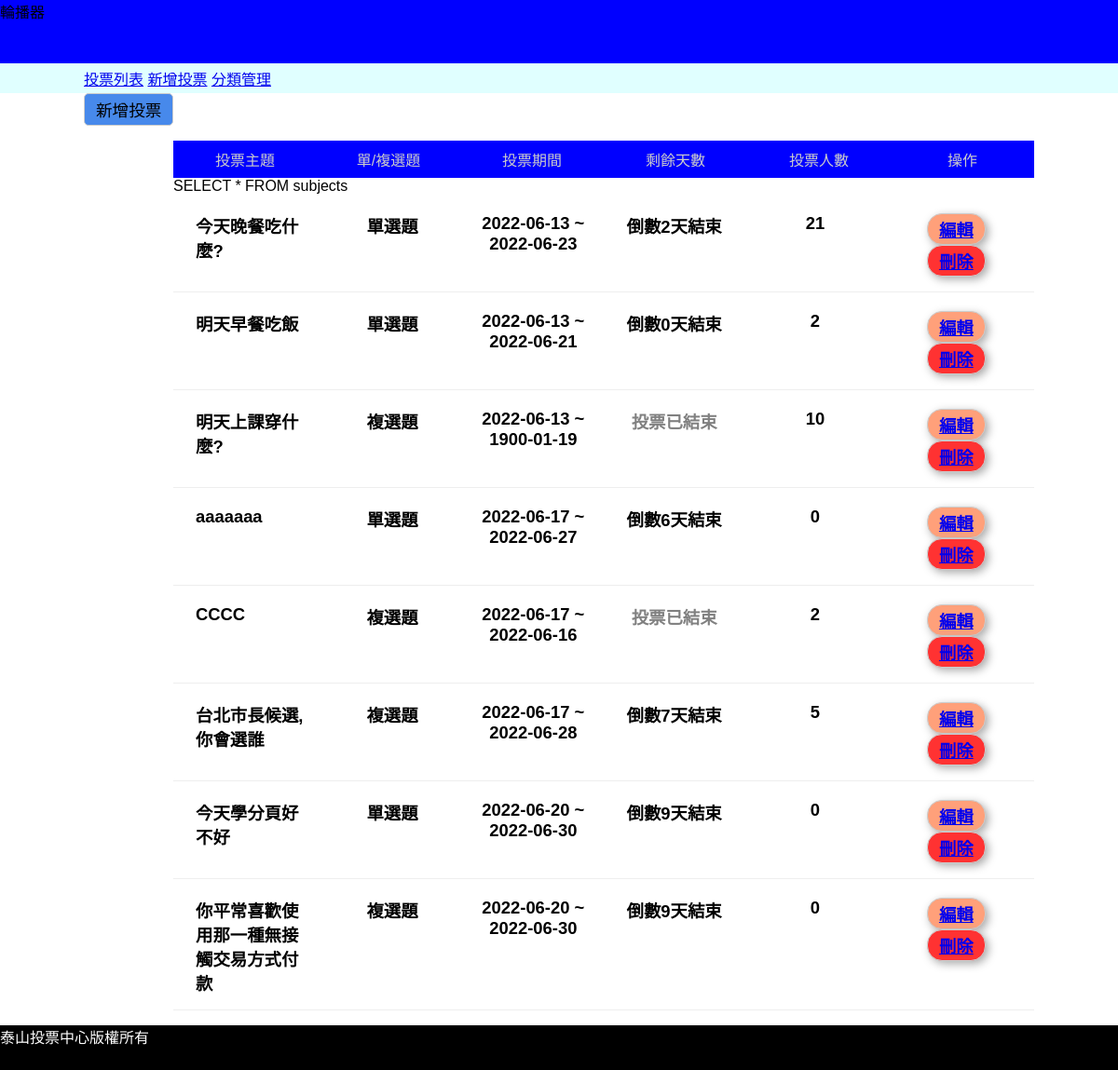
The page /back.php on the database its author committed.
### tables this page shows
CREATE TABLE `subjects` (
  `id` int(11) UNSIGNED NOT NULL,
  `subject` varchar(128) NOT NULL,
  `type_id` int(11) NOT NULL,
  `multiple` tinyint(1) NOT NULL DEFAULT 0,
  `multi_limit` tinyint(2) NOT NULL DEFAULT 1,
  `start` date NOT NULL,
  `end` date NOT NULL,
  `total` int(11) UNSIGNED NOT NULL DEFAULT 0
);

### back.php (the view, shortened to what this page needs)
<?php
include_once "./api/base.php";
?>
<!DOCTYPE html>
<html lang="en">
<head>
    <link rel="stylesheet" href="./css/basic.css">
    <link rel="stylesheet" href="./css/back.css">
</head>
<body>
<div id="header">
    <?php include "./layout/header.php";
          include "./layout/back_nav.php";
    ?>
</div>
<div id="container">
<?php
if(isset($file) && file_exists($file)){
    include $file;
}else{
?>
    <button class="btn btn-primary" onclick="location.href='?do=add_vote'">新增投票</button>
    <div>
        <ul>
            <li class='list-header'>
                <div>投票主題</div>
                <div>單/複選題</div>
                <div>投票期間</div>
                <div>剩餘天數</div>
                <div>投票人數</div>
                <div>操作</div>
            </li>
        <?php
            $subjects=all('subjects');
            foreach($subjects as $subject){
                echo "<li class='list-items'>";
                echo "<div>{$subject['subject']}</div>";
                if($subject['multiple']==0){
                    echo "<div class='text-center'>單選題</div>";
                }else{
                    echo "<div class='text-center'>複選題</div>";
                }
                echo "<div class='text-center'>";
                echo $subject['start']. " ~ ".$subject['end'];
                echo "</div>";
                echo "<div class='text-center'>";
                    $today=strtotime("now");
                    $end=strtotime($subject['end']);
                    if(($end-$today)>0){
                        $remain=floor(($end-$today)/(60*60*24));
                        echo "倒數".$remain."天結束";
                    }else{
                        echo "<span style='color:grey'>投票已結束</span>";
                    }
                echo "</div>";
                echo "<div class='text-center'>{$subject['total']}</div>";
                echo "<div class='text-center'>";
                echo "<a class='edit' href='?do=edit&id={$subject['id']}'>編輯</a>";
                echo "<a class='del' href='?do=del&id={$subject['id']}'>刪除</a>";
                echo "</div>";
                echo "</li>";
            }
        ?>
        </ul>
    </div>
<?php
}
?>
</div>
<div>
    <?php include "./layout/footer.php";?>
</div>
</body>
</html>

### css/basic.css (style rules this page uses)
* { margin:0; padding:0; list-style-type:none; box-sizing: border-box; font-family: Arial, Helvetica, sans-serif; }
#header { width:100%; height:300px; position:relative; }
#container { width:85%; min-width:1000px; margin:auto; }
.btn { display: inline-block; border:1px solid #ccc; border-radius:5px; background:grey; padding:0.25rem 0.75rem; font-size:1.1rem; box-sizing: 0 0 10px #ccc; }
.btn.btn-primary { background-color:rgb(71, 137, 235); }
.text-center { text-align: center; }

### css/back.css (style rules this page uses)
#header { height:100px; }
#container { min-height:calc(100vh - 100px - 3rem ); }
ul { margin:1rem 0 1rem 6rem; }
.list-items { display:flex; justify-content: space-evenly; padding:0.5rem; margin:0.25rem 0; border-bottom:1px solid #eee; font-weight: bold; font-size:1.15rem; }
.edit { display: inline-block; padding: 3px 12px; border: 1px solid #ccc; border-radius: 1rem; background: lightsalmon; box-shadow: 3px 3px 10px #aaa; margin: 0 5px; }
.del { display: inline-block; padding: 3px 12px; border: 1px solid #ccc; border-radius: 1rem; background: rgb(255, 50, 50); box-shadow: 3px 3px 10px #aaa; margin: 0 5px; }
.list-header { display:flex; justify-content: space-evenly; text-align: center; }
.list-header div { width:calc(100% / 6); padding:0.5rem 1rem; background:blue; color:#ccc; }
.list-items div { width:calc(100% / 6); padding:0.5rem 1rem; }

### rows shown on the page
subjects: subject "今天晚餐吃什麼?", multiple "單選題", start "2022-06-13", end "2022-06-23", total "21"
subjects: subject "明天早餐吃飯", multiple "單選題", start "2022-06-13", end "2022-06-21", total "2"
subjects: subject "明天上課穿什麼?", multiple "複選題", start "2022-06-13", end "1900-01-19", shows "投票已結束", total "10"
subjects: subject "aaaaaaa", multiple "單選題", start "2022-06-17", end "2022-06-27", total "0"
subjects: subject "CCCC", multiple "複選題", start "2022-06-17", end "2022-06-16", shows "投票已結束", total "2"
subjects: subject "台北市長候選,你會選誰", multiple "複選題", start "2022-06-17", end "2022-06-28", total "5"
subjects: subject "今天學分頁好不好", multiple "單選題", start "2022-06-20", end "2022-06-30", total "0"
subjects: subject "你平常喜歡使用那一種無接觸交易方式付款", multiple "複選題", start "2022-06-20", end "2022-06-30", total "0"

### other values the page prints
$sql "SELECT * FROM subjects"
